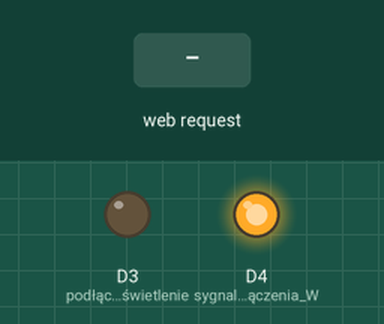
The sketch below on a simulated ESP8266 (NodeMCU). On the bench: output pins drawn as LEDs (lit = HIGH). The test bench sets the inputs (shaded band). WiFi joins after 1.5 s; servers stay silent unless stated; what the sketch prints to the serial monitor is not drawn.

Above: at 2.7 s.
2.8 s: HTTP request GET /on received
At 4.0 s:
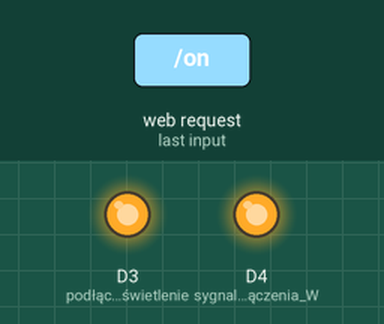
4.3 s: HTTP request GET /60 received
At 5.2 s:
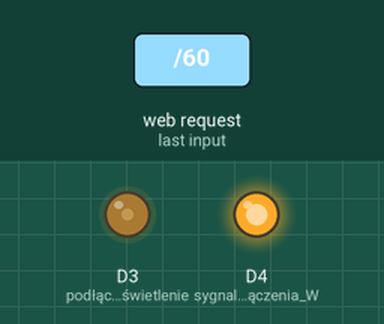
5.8 s: HTTP request GET /80 received
At 6.3 s:
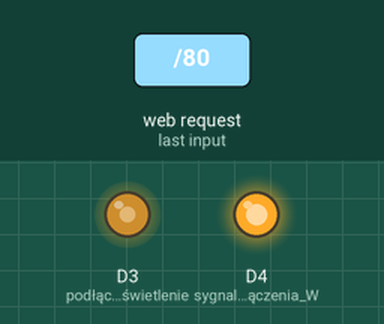
7.3 s: HTTP request GET /on received
At 8.7 s:
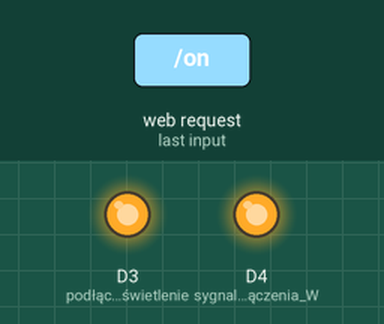
Timing chart, 0 to 9.8 s (numbered marks = the images above; inputs shaded):
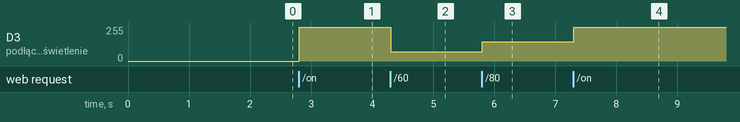

The sketch:

Light_Controller_and_Server_PWM.ino
```cpp
//Działa dla oświetlenia LED 3VDC, w planach sterowanie oświetleniem LED 230VAC i/lub 12VDC

#include <ESP8266WiFi.h>
#include <WiFiUdp.h>
#include <ESP8266WebServer.h>

/// PARAMETERS TO MODIFY ///
const char* ssid     = "SSID";
const char* password = "PASSWORD";
IPAddress ip(192,168,43,15);  //ustalenie adresu IP sterownika oświetlenia
IPAddress gateway(192,168,0,1);
IPAddress subnet(255,255,255,0);
WiFiServer server(80);
/////////////////////////////////////////////////////////////

String header;
int connectingTime = 0; //odliczanie czasu próby łączenia z WiFi
int i;
String operatingMode;

unsigned long int tab[1024] =
{
0, 1, 1, 1, 1, 1, 1, 1, 1, 1, 1, 1, 1, 1, 1,
1, 1, 1, 1, 1, 1, 1, 1, 1, 1, 1, 1, 1, 1, 1,
1, 1, 1, 1, 1, 1, 1, 1, 1, 1, 1, 1, 1, 1, 1,
1, 1, 1, 1, 1, 1, 1, 1, 1, 1, 1, 1, 1, 1, 1,
1, 1, 1, 1, 1, 1, 1, 1, 1, 1, 1, 1, 1, 1, 1,
1, 2, 2, 2, 2, 2, 2, 2, 2, 2, 2, 2, 2, 2, 2,
2, 2, 2, 3, 3, 3, 3, 3, 3, 3, 3, 3, 3, 3, 3,
3, 4, 4, 4, 4, 4, 4, 4, 4, 4, 4, 4, 5, 5, 5,
5, 5, 5, 5, 5, 5, 5, 6, 6, 6, 6, 6, 6, 6, 6,
6, 7, 7, 7, 7, 7, 7, 7, 7, 8, 8, 8, 8, 8, 8,
8, 9, 9, 9, 9, 9, 9, 9, 10, 10, 10, 10, 10,
10, 11, 11, 11, 11, 11, 11, 12, 12, 12, 12,
12, 12, 13, 13, 13, 13, 13, 13, 14, 14, 14,
14, 14, 15, 15, 15, 15, 15, 16, 16, 16, 16,
16, 17, 17, 17, 17, 18, 18, 18, 18, 18, 19,
19, 19, 19, 20, 20, 20, 20, 20, 21, 21, 21,
21, 22, 22, 22, 22, 23, 23, 23, 23, 24, 24,
24, 25, 25, 25, 25, 26, 26, 26, 26, 27, 27,
27, 28, 28, 28, 28, 29, 29, 29, 30, 30, 30,
31, 31, 31, 31, 32, 32, 32, 33, 33, 33, 34,
34, 34, 35, 35, 35, 36, 36, 36, 37, 37, 37,
38, 38, 38, 39, 39, 39, 40, 40, 40, 41, 41,
42, 42, 42, 43, 43, 43, 44, 44, 45, 45, 45,
46, 46, 46, 47, 47, 48, 48, 48, 49, 49, 50,
50, 50, 51, 51, 52, 52, 53, 53, 53, 54, 54,
55, 55, 56, 56, 56, 57, 57, 58, 58, 59, 59,
60, 60, 60, 61, 61, 62, 62, 63, 63, 64, 64,
65, 65, 66, 66, 67, 67, 68, 68, 69, 69, 70,
70, 71, 71, 72, 72, 73, 73, 74, 74, 75, 75,
76, 76, 77, 77, 78, 78, 79, 79, 80, 80, 81,
82, 82, 83, 83, 84, 84, 85, 85, 86, 87, 87,
88, 88, 89, 89, 90, 91, 91, 92, 92, 93, 94,
94, 95, 95, 96, 97, 97, 98, 98, 99, 100, 100,
101, 102, 102, 103, 103, 104, 105, 105, 106,
107, 107, 108, 109, 109, 110, 110, 111, 112,
112, 113, 114, 114, 115, 116, 117, 117, 118,
119, 119, 120, 121, 121, 122, 123, 123, 124,
125, 126, 126, 127, 128, 128, 129, 130, 131,
131, 132, 133, 133, 134, 135, 136, 136, 137,
138, 139, 139, 140, 141, 142, 143, 143, 144,
145, 146, 146, 147, 148, 149, 149, 150, 151,
152, 153, 153, 154, 155, 156, 157, 158, 158,
159, 160, 161, 162, 162, 163, 164, 165, 166,
167, 167, 168, 169, 170, 171, 172, 173, 173,
174, 175, 176, 177, 178, 179, 180, 180, 181,
182, 183, 184, 185, 186, 187, 188, 188, 189,
190, 191, 192, 193, 194, 195, 196, 197, 198,
199, 200, 200, 201, 202, 203, 204, 205, 206,
207, 208, 209, 210, 211, 212, 213, 214, 215,
216, 217, 218, 219, 220, 221, 222, 223, 224,
225, 226, 227, 228, 229, 230, 231, 232, 233,
234, 235, 236, 237, 238, 239, 240, 241, 242,
243, 244, 245, 247, 248, 249, 250, 251, 252,
253, 254, 255, 256, 257, 258, 260, 261, 262,
263, 264, 265, 266, 267, 268, 270, 271, 272,
273, 274, 275, 276, 277, 279, 280, 281, 282,
283, 284, 286, 287, 288, 289, 290, 291, 293,
294, 295, 296, 297, 298, 300, 301, 302, 303,
304, 306, 307, 308, 309, 311, 312, 313, 314,
315, 317, 318, 319, 320, 322, 323, 324, 325,
327, 328, 329, 330, 332, 333, 334, 336, 337,
338, 339, 341, 342, 343, 345, 346, 347, 349,
350, 351, 352, 354, 355, 356, 358, 359, 360,
362, 363, 364, 366, 367, 369, 370, 371, 373,
374, 375, 377, 378, 379, 381, 382, 384, 385,
386, 388, 389, 391, 392, 393, 395, 396, 398,
399, 400, 402, 403, 405, 406, 408, 409, 411,
412, 413, 415, 416, 418, 419, 421, 422, 424,
425, 427, 428, 430, 431, 433, 434, 436, 437,
439, 440, 442, 443, 445, 446, 448, 449, 451,
452, 454, 455, 457, 458, 460, 461, 463, 465,
466, 468, 469, 471, 472, 474, 476, 477, 479,
480, 482, 483, 485, 487, 488, 490, 491, 493,
495, 496, 498, 500, 501, 503, 504, 506, 508,
509, 511, 513, 514, 516, 518, 519, 521, 523,
524, 526, 528, 529, 531, 533, 534, 536, 538,
540, 541, 543, 545, 546, 548, 550, 552, 553,
555, 557, 558, 560, 562, 564, 565, 567, 569,
571, 572, 574, 576, 578, 580, 581, 583, 585,
587, 588, 590, 592, 594, 596, 597, 599, 601,
603, 605, 607, 608, 610, 612, 614, 616, 618,
619, 621, 623, 625, 627, 629, 631, 632, 634,
636, 638, 640, 642, 644, 646, 648, 649, 651,
653, 655, 657, 659, 661, 663, 665, 667, 669,
671, 673, 674, 676, 678, 680, 682, 684, 686,
688, 690, 692, 694, 696, 698, 700, 702, 704,
706, 708, 710, 712, 714, 716, 718, 720, 722,
724, 726, 728, 730, 732, 734, 736, 739, 741,
743, 745, 747, 749, 751, 753, 755, 757, 759,
761, 763, 766, 768, 770, 772, 774, 776, 778,
780, 782, 785, 787, 789, 791, 793, 795, 797,
800, 802, 804, 806, 808, 810, 813, 815, 817,
819, 821, 824, 826, 828, 830, 832, 835, 837,
839, 841, 843, 846, 848, 850, 852, 855, 857,
859, 861, 864, 866, 868, 870, 873, 875, 877,
880, 882, 884, 886, 889, 891, 893, 896, 898,
900, 903, 905, 907, 910, 912, 914, 917, 919,
921, 924, 926, 928, 931, 933, 935, 938, 940,
942, 945, 947, 950, 952, 954, 957, 959, 962,
964, 966, 969, 971, 974, 976, 979, 981, 983,
986, 988, 991, 993, 996, 998, 1001, 1003, 1006,
1008, 1011, 1013, 1016, 1018, 1021, 1023};

void setup() {
  Serial.begin(115200);
  pinMode(D3, OUTPUT); //podłączone oświetlenie
  pinMode(D4, OUTPUT); //sygnalizacja połączenia Wi-Fi
  WiFi.config(ip,gateway,subnet);

 /*  for(int i = 0, j = 1; i < 1024; i++, j++) { //funkcja wyliczająca elementy tablicy, 1024 - ilość elementów tablicy (0-1023 10 bit)
        int v = (int)(pow((double)i / 1023.0, 2.5) * 1023.0 + 0.5); // 2.5 - współczynnik gamma
        if(v == 0 && i > 0) // Have 0 only for 0, at least 1 for anything above
            v = 1;
        Serial.print(v); Serial.print(", ");
    }*/

  Serial.printf("Connecting to %s ", ssid);
  WiFi.begin(ssid, password);
  while (WiFi.status() != WL_CONNECTED)
  {
    delay(500);
    Serial.print(".");
    connectingTime++;
    if(connectingTime>60){break;} //warunek przerwania próby łączenia z WiFi (30s)
  }
  if(connectingTime<60){ //jeśli się połączyło
  digitalWrite(D4, HIGH); //dioda sygnalizująca poł. Wi-Fi
  Serial.println(" connected");
  }
  if(connectingTime>60){Serial.printf("No connection with router");}
  server.begin();
}

void loop() {

  WiFiClient client = server.available();

  if (client) {
    Serial.println("New Client.");
    String currentLine = "";
    while (client.connected()) {
      if (client.available()) {
        char c = client.read();
        Serial.write(c);
        header += c;
        if (c == '\n') {

          if (currentLine.length() == 0) {
            client.println("HTTP/1.1 200 OK");
            client.println("Content-type:text/html");
            client.println("Connection: close");
            client.println();

            if (header.indexOf("GET /on") >= 0) { //włączanie światła
              operatingMode = "wl";

            } else if (header.indexOf("GET /off") >= 0) { //wyłączanie światła
              operatingMode = "wy";

            } else if (header.indexOf("GET /10") >= 0) { //10%
              operatingMode = "10";

            } else if (header.indexOf("GET /20") >= 0) { //20%
              operatingMode = "20";

            } else if (header.indexOf("GET /30") >= 0) { //30%
              operatingMode = "30";

            } else if (header.indexOf("GET /40") >= 0) { //40%
              operatingMode = "40";

            } else if (header.indexOf("GET /50") >= 0) { //50%
              operatingMode = "50";

            } else if (header.indexOf("GET /60") >= 0) { //60%
              operatingMode = "60";

            } else if (header.indexOf("GET /70") >= 0) { //70%
              operatingMode = "70";

            } else if (header.indexOf("GET /80") >= 0) { //80%
              operatingMode = "80";

            } else if (header.indexOf("GET /90") >= 0) { //90%
              operatingMode = "90";

            } else if (header.indexOf("GET /pulse") >= 0) { //pulsujące
              operatingMode = "p";
            }

            // Początek HTML
            client.println("<!DOCTYPE html><html>");
            client.println("<head><meta name=\"viewport\" content=\"width=device-width, initial-scale=1\">");
            client.println("<link rel=\"icon\" href=\"data:,\">");
            // Style CSS
            client.println("<style>html { font-family: Helvetica; display: inline-block; margin: 0px auto; text-align: center;}");
            client.println(".dropbtn { background-color: gray; color: white; padding: 16px;font-size: 16px; border: none;}");
            client.println(".dropdown { position: relative; display: inline-block;}");
            client.println(".dropdown-content {display: none; position: absolute; background-color: #f1f1f1; min-width: 160px; box-shadow: 0px 8px 16px 0px rgba(0,0,0,0.2); z-index: 1;}");
            client.println(".dropdown-content a { color: black; padding: 16px 40px; text-decoration: none; display: block;}");
            client.println(".dropdown-content a:hover {background-color: #ddd;}");
            client.println(".dropdown:hover .dropdown-content {display: block;}");
            client.println(".dropdown:hover .dropbtn {background-color: gray;}");
            client.println(".button { background-color: gray; border: none; color: white; padding: 16px 40px;");
            client.println("text-decoration: none; font-size: 30px; margin: 2px; cursor: pointer;}");
            client.println("select { width: 20%;padding: 16px 40px; border: none; border-radius: 4px; background-color: gray;");
            client.println(".button2 {background-color: #1ca3df;}</style></head>");

            // Tytuł strony
            client.println("<body><h1>Sterowanie o&#347wietleniem</h1>");

            client.println("<p><a href=\"/on\"><button class=\"button\">W&#322&#261cz o&#347wietlenie</button></a></p><br>");
            client.println("<p><a href=\"/off\"><button class=\"button\">Wy&#322&#261cz o&#347wietlenie</button></a></p><br>");
            client.println("<p><a href=\"/pulse\"><button class=\"button\">W&#322&#261cz o&#347wietlenie pulsuj&#261ce</button></a></p><br>");

            //Rozwijany przycisk do zmiany jasności 0% - 100% co 10%
            client.println("<div class=\"dropdown\">");
            client.println("<button class=\"dropbtn\">Zmie&#324 jasno&#347&#263</button>");
            client.println("<div class=\"dropdown-content\">");
            client.println("<a href=\"/off\">0%</a>");
            client.println("<a href=\"/10\">10%</a>");
            client.println("<a href=\"/20\">20%</a>");
            client.println("<a href=\"/30\">30%</a>");
            client.println("<a href=\"/40\">40%</a>");
            client.println("<a href=\"/50\">50%</a>");
            client.println("<a href=\"/60\">60%</a>");
            client.println("<a href=\"/70\">70%</a>");
            client.println("<a href=\"/80\">80%</a>");
            client.println("<a href=\"/90\">90%</a>");
            client.println("<a href=\"/on\">100%</a>");
            client.println("</div>");
            client.println("</div>");

            client.println("</body>");
            client.println();

            break;
            } else {
              currentLine = "";
              }
            } else if (c != '\r') {
              currentLine += c;
              }
            }
         }
         header = "";
         client.stop();
       }

  if(operatingMode=="p"){
    pulse();}
  if(operatingMode=="wl"){
    digitalWrite(D3, HIGH);}
  if(operatingMode=="wy"){
    digitalWrite(D3, LOW);}
  if(operatingMode=="10"){
    analogWrite(D3, tab[102]);}
  if(operatingMode=="20"){
    analogWrite(D3, tab[204]);}
  if(operatingMode=="30"){
    analogWrite(D3, tab[306]);}
  if(operatingMode=="40"){
    analogWrite(D3, tab[409]);}
  if(operatingMode=="50"){
    analogWrite(D3, tab[512]);}
  if(operatingMode=="60"){
    analogWrite(D3, tab[614]);}
  if(operatingMode=="70"){
    analogWrite(D3, tab[716]);}
  if(operatingMode=="80"){
    analogWrite(D3, tab[818]);}
  if(operatingMode=="90"){
    analogWrite(D3, tab[920]);}
}

void pulse(){ //światło pulsujące
  for (i=0; i<1024; i++){ //rozjaśnianie
    analogWrite(D3, tab[i]);
    Serial.println(tab[i]);
    delay(5);
  }
  for (i=1023; i>0; i--){ //ściemnianie
    analogWrite(D3, tab[i]);
    Serial.println(tab[i]);
    delay(5);
  }
}

void Morse(char param){ //w trakcie - alfabet Morse'a
  if(param=='A'){
    digitalWrite(D3, HIGH);
    delay(300); //czas trwania krótkiego sygnału
    digitalWrite(D3, LOW);
    delay(100); //przerwa między sygnałami
    digitalWrite(D3, HIGH);
    delay(1000); //czas trwania długiego
    digitalWrite(D3, LOW);
    }

  if(param=='B'){
    digitalWrite(D3, HIGH);
    delay(1000); //czas trwania długiego
    digitalWrite(D3, LOW);
    delay(100); //przerwa między sygnałami
    digitalWrite(D3, HIGH);
    delay(300); //czas trwania krótkiego sygnału
    digitalWrite(D3, LOW);
    delay(100); //przerwa między sygnałami
    digitalWrite(D3, HIGH);
    delay(300); //czas trwania krótkiego sygnału
    digitalWrite(D3, LOW);
    delay(100); //przerwa między sygnałami
    digitalWrite(D3, HIGH);
    delay(300); //czas trwania krótkiego sygnału
    digitalWrite(D3, LOW);
    }
  }
```

Measured:
- after the input at 2.8 s, D3 (podłączone_oświetlenie): 0/255 → 255/255 at once
- after the input at 4.3 s, D3 (podłączone_oświetlenie): 255/255 → 71/255 at once
- after the input at 5.8 s, D3 (podłączone_oświetlenie): 71/255 → 145/255 at once
- after the input at 7.3 s, D3 (podłączone_oświetlenie): 145/255 → 255/255 at once
